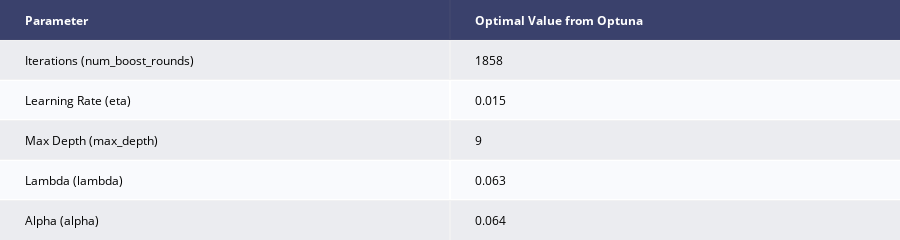

Notebook code cell kept with this figure:
### Code cell
# Suppress optuna log messages
optuna.logging.set_verbosity(optuna.logging.WARNING) 

# Optuna objective function
def objective_xgb(trial):
    """
    Optuna objective function. Returns
    the RMSE for an XGBoost model
    
    Assumes the training data are 
    polars data frames
    """
    # Get data for the XGBoost model
    xtrain = df_train.drop(["DateTime", "Junction", "Vehicles"]).to_numpy()
    xvalid = df_valid.drop(["DateTime", "Junction", "Vehicles"]).to_numpy()

    ytrain = df_train.get_column("Vehicles").to_numpy()
    yvalid = df_valid.get_column("Vehicles").to_numpy()
    
    dmat_train = xgb.DMatrix(xtrain, label = ytrain)
    dmat_valid = xgb.DMatrix(xvalid, label = yvalid)
    
    # Suggest hyperparameters for XGBoost
    params = {'objective': 'reg:squarederror',
              'eval_metric': 'rmse',
              'seed': 19970507,
              'eta': trial.suggest_float("eta", 1e-2, 0.25, log = True),
              'max_depth': trial.suggest_int("max_depth", 1, 14),
              'lambda': trial.suggest_float("lambda", 1e-8, 100.0, log = True),
              'alpha': trial.suggest_float("alpha", 1e-8, 100.0, log = True), 'learning_rate':0.02,
             }
    
    # To evaluate training progress (set verbose_eval = True)
    watchlist = [(dmat_train, 'train'), (dmat_valid, 'eval')]
    
    # Train the XGBoost model
    xgb_model = xgb.train(params, 
                          dtrain = dmat_train, 
                          num_boost_round = trial.suggest_int("num_boost_round", 20, 3000),
                          evals = watchlist,
                          verbose_eval = False)
    
    xgb_preds_valid = xgb_model.predict(dmat_valid) 
    
    # Return the RMSE
    return math.sqrt(mean_squared_error(yvalid, xgb_preds_valid))


# Set up and run the Optuna study
study_xgb = optuna.create_study(direction = 'minimize')
study_xgb.optimize(objective_xgb, n_trials = 10)

# Create a table showing the best parameters
xgb_table = [["Parameter", "Optimal Value from Optuna"],
            ["Iterations (num_boost_rounds)", study_xgb.best_params['num_boost_round']],
            ['Learning Rate (eta)', round(study_xgb.best_params['eta'], 3)],
            ['Max Depth (max_depth)', round(study_xgb.best_params['max_depth'], 3)],
            ['Lambda (lambda)', round(study_xgb.best_params['lambda'], 3)],
            ['Alpha (alpha)', round(study_xgb.best_params['alpha'], 3)]]

ff.create_table(xgb_table)

### Figure 1 — Plotly figure (JSON) as saved in the notebook; plotly's stock layout.template omitted (floating-point values rounded to 4 significant figures)
{"data": [{"colorscale": [[0, "#00083e"], [0.5, "#ededee"], [1, "#ffffff"]], "hoverinfo": "none", "opacity": 0.75, "showscale": false, "type": "heatmap", "z": [[0, 0], [0.5, 0.5], [1, 1], [0.5, 0.5], [1, 1], [0.5, 0.5]]}], "layout": {"annotations": [{"align": "left", "font": {"color": "#ffffff"}, "showarrow": false, "text": "<b>Parameter</b>", "x": -0.45, "xanchor": "left", "xref": "x", "y": 0, "yref": "y"}, {"align": "left", "font": {"color": "#ffffff"}, "showarrow": false, "text": "<b>Optimal Value from Optuna</b>", "x": 0.55, "xanchor": "left", "xref": "x", "y": 0, "yref": "y"}, {"align": "left", "font": {"color": "#000000"}, "showarrow": false, "text": "Iterations (num_boost_rounds)", "x": -0.45, "xanchor": "left", "xref": "x", "y": 1, "yref": "y"}, {"align": "left", "font": {"color": "#000000"}, "showarrow": false, "text": "1858", "x": 0.55, "xanchor": "left", "xref": "x", "y": 1, "yref": "y"}, {"align": "left", "font": {"color": "#000000"}, "showarrow": false, "text": "Learning Rate (eta)", "x": -0.45, "xanchor": "left", "xref": "x", "y": 2, "yref": "y"}, {"align": "left", "font": {"color": "#000000"}, "showarrow": false, "text": "0.015", "x": 0.55, "xanchor": "left", "xref": "x", "y": 2, "yref": "y"}, {"align": "left", "font": {"color": "#000000"}, "showarrow": false, "text": "Max Depth (max_depth)", "x": -0.45, "xanchor": "left", "xref": "x", "y": 3, "yref": "y"}, {"align": "left", "font": {"color": "#000000"}, "showarrow": false, "text": "9", "x": 0.55, "xanchor": "left", "xref": "x", "y": 3, "yref": "y"}, {"align": "left", "font": {"color": "#000000"}, "showarrow": false, "text": "Lambda (lambda)", "x": -0.45, "xanchor": "left", "xref": "x", "y": 4, "yref": "y"}, {"align": "left", "font": {"color": "#000000"}, "showarrow": false, "text": "0.063", "x": 0.55, "xanchor": "left", "xref": "x", "y": 4, "yref": "y"}, {"align": "left", "font": {"color": "#000000"}, "showarrow": false, "text": "Alpha (alpha)", "x": -0.45, "xanchor": "left", "xref": "x", "y": 5, "yref": "y"}, {"align": "left", "font": {"color": "#000000"}, "showarrow": false, "text": "0.064", "x": 0.55, "xanchor": "left", "xref": "x", "y": 5, "yref": "y"}], "height": 230, "margin": {"b": 0, "l": 0, "r": 0, "t": 0}, "xaxis": {"dtick": 1, "gridwidth": 2, "showticklabels": false, "tick0": -0.5, "ticks": "", "zeroline": false}, "yaxis": {"autorange": "reversed", "dtick": 1, "gridwidth": 2, "showticklabels": false, "tick0": 0.5, "ticks": "", "zeroline": false}}}
